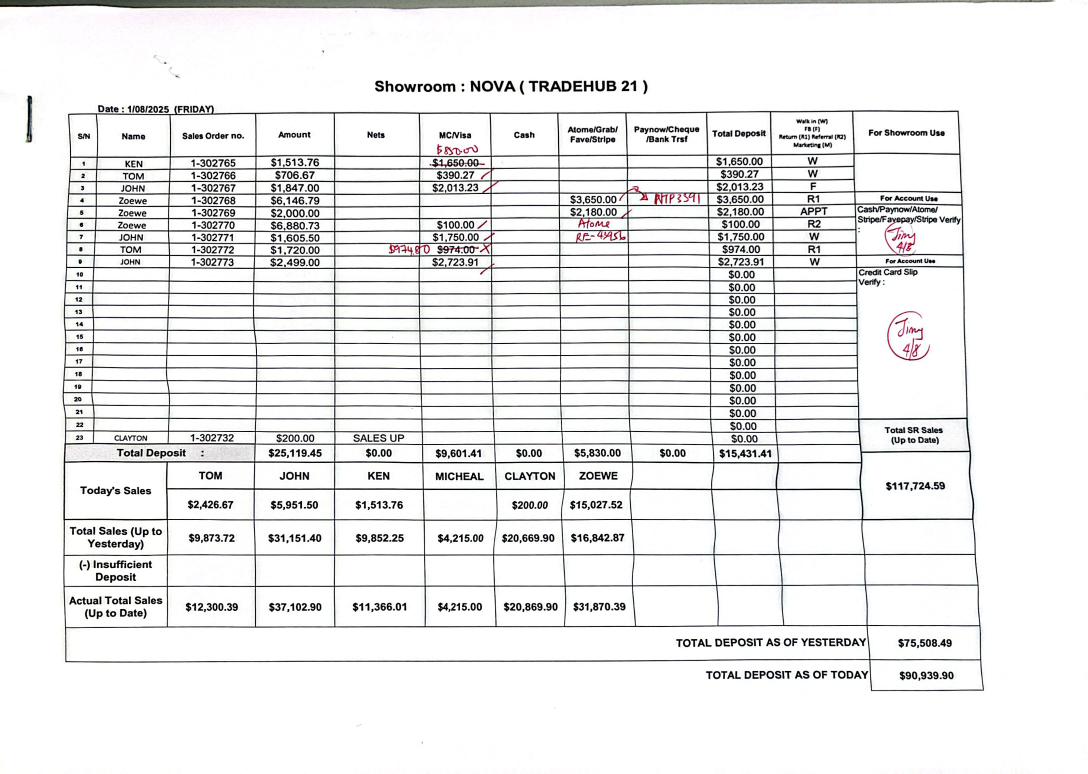
#> input picture nova_data/printed/1.jpg, 3264 x 2320 px, found by its file name (shown at 1/3 size)
$ jupyter execute --allow-errors sales_report.ipynb
#> lines starting #> are read from the running program, lines starting #| are printed output that depends on the picture; after the words box and inside, x2 and y2 are one past the last pixel; in counts of white or black regions, pixels touching at a corner belong together
[cell 1]
import cv2
import pytesseract
import pandas as pd
import numpy as np
from PIL import Image
import re
from datetime import datetime
import json

class SalesReportExtractor:
    def __init__(self):
        # Day mapping for number corresponding to day
        self.day_mapping = {
            'monday': 1, 'tuesday': 2, 'wednesday': 3,
            'thursday': 4, 'friday': 5, 'saturday': 6, 'sunday': 7
        }
        self.reason_mapping = {
            'f': 'Facebook', 'fb': 'Facebook',
            'm': 'Marketing',
            'live': 'Livestream', 'l' : 'Livestream',
            'r1' : 'Repeat Customer',
            'r2' : 'Referral',
            'w' : 'Walk-in',
            }

        # Coordinate regions for different parts of the form (adjust based on your images)
        self.regions = {
            'date_area': ( 281, 313, 517,358),  # Top left area where date is
            'main_table': (195, 336, 2974, 2130),  # Main transaction table area
            'showroom_area': (1108, 220, 1963, 301)  # Showroom name area
        }

    def preprocess_image(self, image_path):
        """Preprocess image for better OCR results"""
#> called with image_path = 'nova_data/printed/1.jpg'
        # Read image
        img = cv2.imread(image_path)
#> img is the input picture: shape (2320, 3264, 3); mean B, G, R 235.8, 235.8, 235.8
        if img is None:
                print(f"Cannot load image: {image_path}")
                return ""

        # Convert to grayscale
        gray = cv2.cvtColor(img, cv2.COLOR_BGR2GRAY)

        # Apply dilation and erosion to remove noise
        kernel = np.ones((1,1), np.uint8)
        img = cv2.dilate(gray, kernel, iterations=1)
        img = cv2.erode(img, kernel, iterations=1)

        # Apply blur to smooth out the image
        img = cv2.medianBlur(img, 3)
#> img: shape (2320, 3264)

        # Threshold the image
        _, img = cv2.threshold(img, 0, 255, cv2.THRESH_BINARY + cv2.THRESH_OTSU)
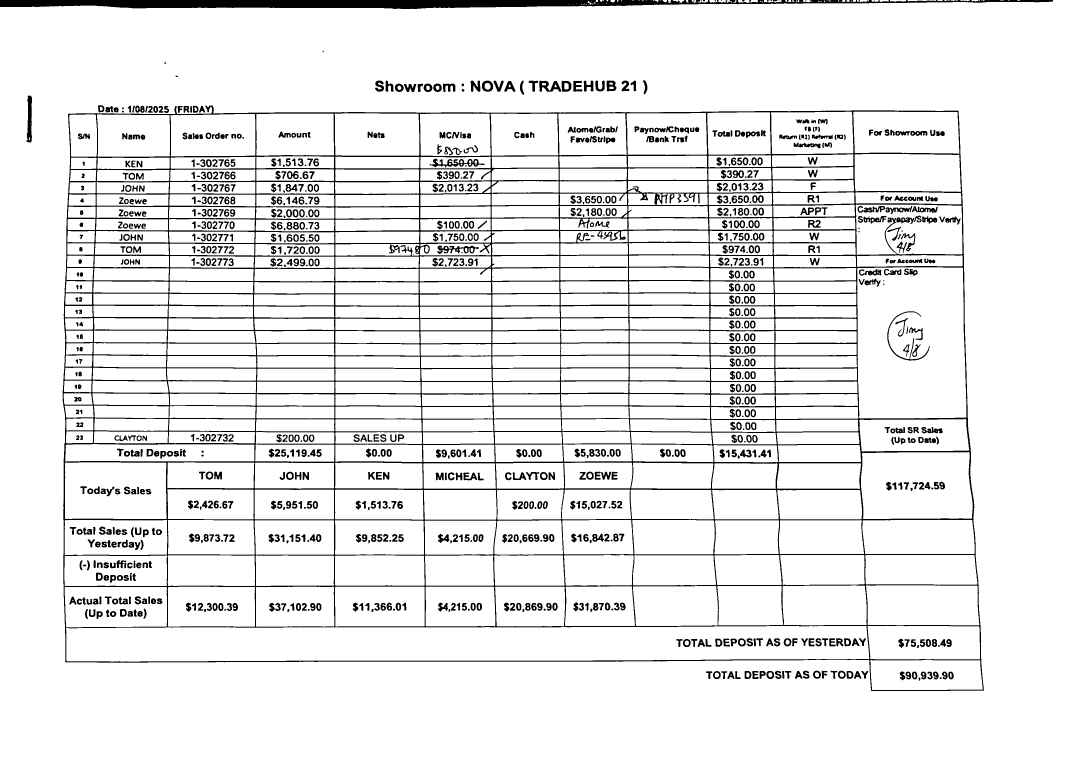
#> img: shape (2320, 3264) (shown at 1/3 size); 92% white; 1096 black regions (60 under 20 px), largest, box (x1, y1, x2, y2) and area: (188, 316, 2952, 2073) 335854, (0, 0, 3159, 27) 50386, (1289, 476, 1454, 503) 1780

        return img

    def extract_date_and_day(self, image):
        """Extract date and day from the top of the image"""
        height, width = image.shape
#> height = 2320; width = 3264
        date_region = image[0:100, 0:400]  # Adjust coordinates as needed
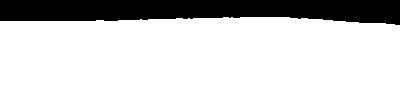
#> date_region: shape (100, 400); 80.2% white; 1 black region, box (x1, y1, x2, y2) and area: (0, 0, 400, 25) 7935

        # OCR on date region
        date_text = pytesseract.image_to_string(date_region, config='--psm 6').strip()

        # Extract date using regex patterns
        date_patterns = [
            r'(\d{1,2}/\d{1,2}/\d{4})',  # DD/MM/YYYY
            r'(\d{1,2}\.\d{1,2}\.\d{4})',  # DD.MM.YYYY
            r'(\d{1,2}-\d{1,2}-\d{4})',  # DD-MM-YYYY
            r'(\d{4}-\d{1,2}-\d{1,2})'   # YYYY-MM-DD
        ]

        date_match = None
        for pattern in date_patterns:
            match = re.search(pattern, date_text)
            if match:
                date_match = match.group(1)
                break

        # Extract day of week
        day_match = None
        day_pattern = r'(monday|tuesday|wednesday|thursday|friday|saturday|sunday)'
        day_search = re.search(day_pattern, date_text.lower())
        if day_search:
            day_match = day_search.group(1).capitalize()

        return date_match, day_match

    # [108 lines left out: functions extract_showroom_name, extract_table_data, parse_table_structure, extract_transaction_from_row, not called in this run]

    def process_image(self, image_path):
        """Main processing function"""
        # Preprocess image
        processed_img = self.preprocess_image(image_path)

        # Extract date and day
        date_str, day_str = self.extract_date_and_day(processed_img)

        # Get day number
        day_num = self.day_mapping.get(day_str.lower(), 0) if day_str else 0

        # Extract showroom
        showroom = self.extract_showroom_name(processed_img)

        # Extract transactions
        transactions = self.extract_table_data(processed_img)

        # Create structured data
        structured_data = []
        for transaction in transactions:
            if transaction:
                row = {
                    'Date': date_str,
                    'Day of the Week': day_str,
                    'Number corresponding to the day': day_num,
                    'Name': transaction['name'],
                    'Showroom': showroom,
                    'Sales Order No.': transaction['sales_order_no'],
                    'Amount': transaction['amount'],
                    'Reason': transaction['reason']
                }
                structured_data.append(row)

        return structured_data

    def process_multiple_images(self, image_paths, output_csv_path):
        """Process multiple images and save to CSV"""
        all_data = []

        for img_path in image_paths:
            print(f"Processing {img_path}...")
            try:
                data = self.process_image(img_path)
                all_data.extend(data)
                print(f"Extracted {len(data)} transactions")
            except Exception as e:
                print(f"Error processing {img_path}: {str(e)}")

        # Create DataFrame and save
        df = pd.DataFrame(all_data)
        df.to_csv(output_csv_path, index=False)
        print(f"Saved {len(all_data)} total transactions to {output_csv_path}")

        return df

# Usage example
#> (the rest of this cell did not finish here and is left out)

$ run again, with nova_data/printed/11.jpg copied over nova_data/printed/1.jpg
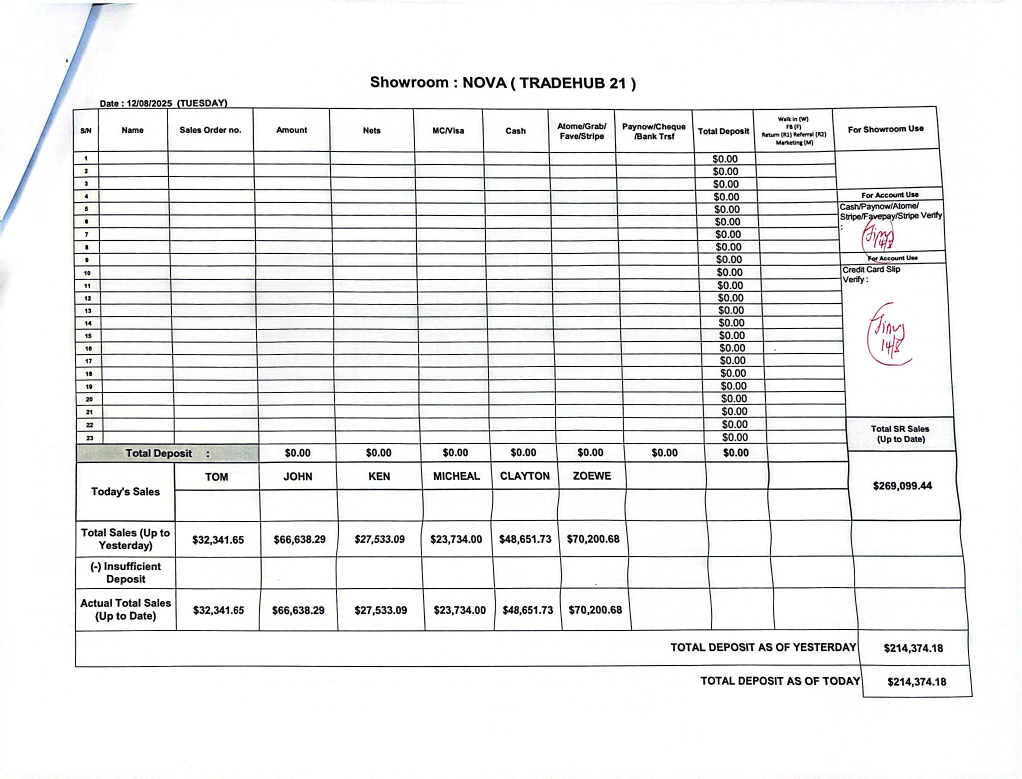
#> input picture nova_data/printed/11.jpg, 3064 x 2336 px, found by its file name (shown at 1/3 size)
#> in preprocess_image, img is the input picture: shape (2336, 3064, 3); mean B, G, R 237.8, 237.7, 237.5
#> in preprocess_image, `_, img = cv2.threshold(img, 0, 255, cv2.THRESH_BINARY + cv2.THRESH_OTSU)`:
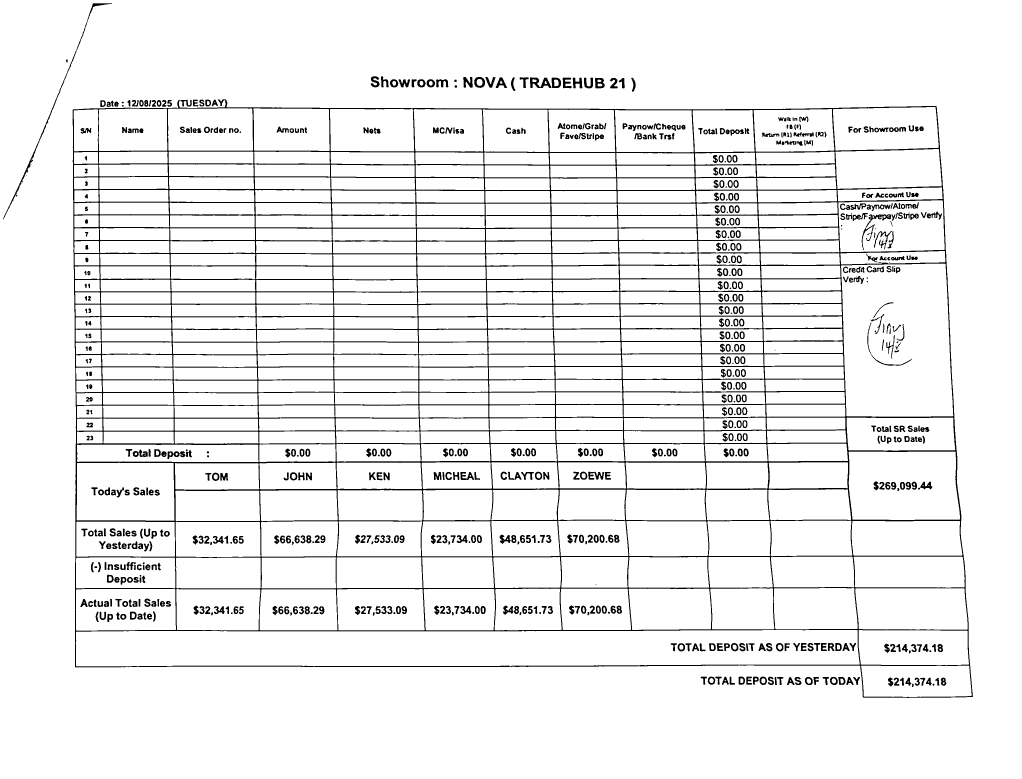
#> img: shape (2336, 3064) (shown at 1/3 size); 93.8% white; 767 black regions (45 under 20 px), largest, box (x1, y1, x2, y2) and area: (218, 298, 2919, 2094) 305059, (9, 10, 336, 658) 2508, (2585, 643, 2673, 750) 1185
#> in extract_date_and_day, `date_region = image[0:100, 0:400]`:
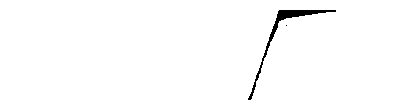
#> date_region: shape (100, 400); 98.6% white; 2 black regions (1 under 20 px), largest, box (x1, y1, x2, y2) and area: (248, 10, 336, 100) 551
